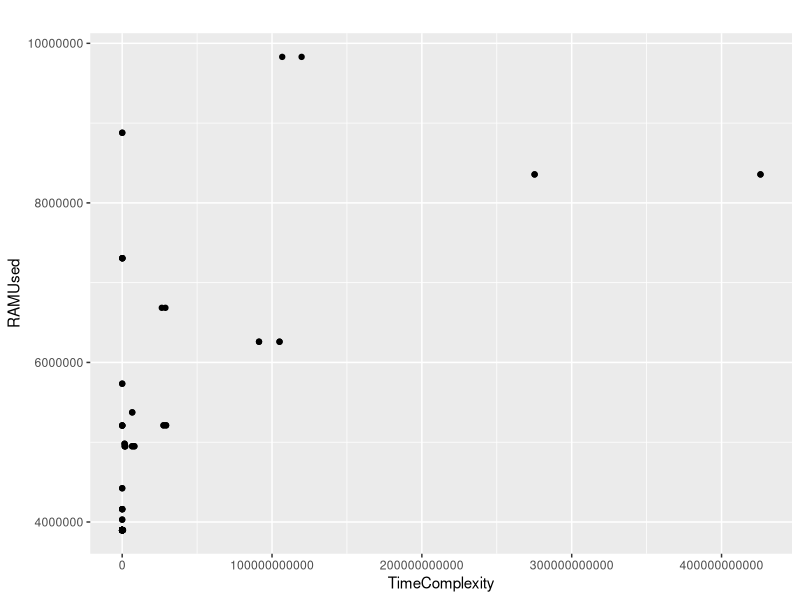
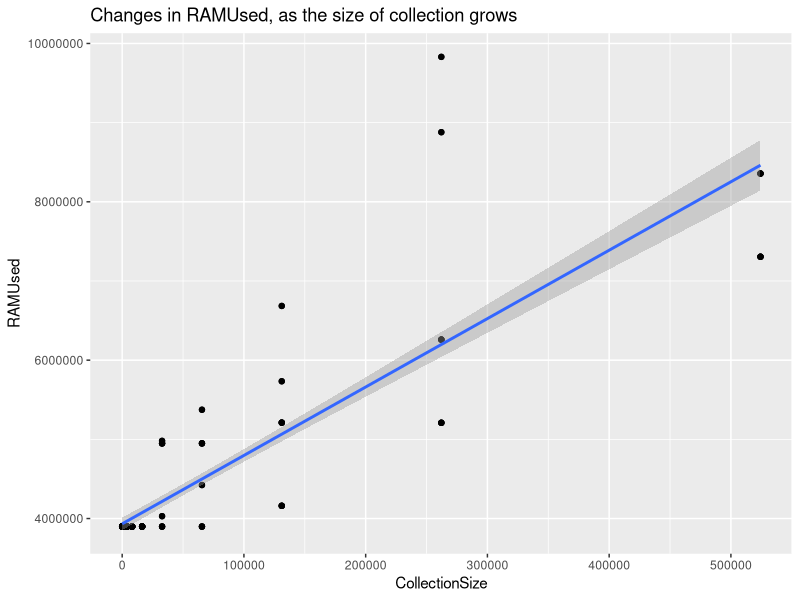
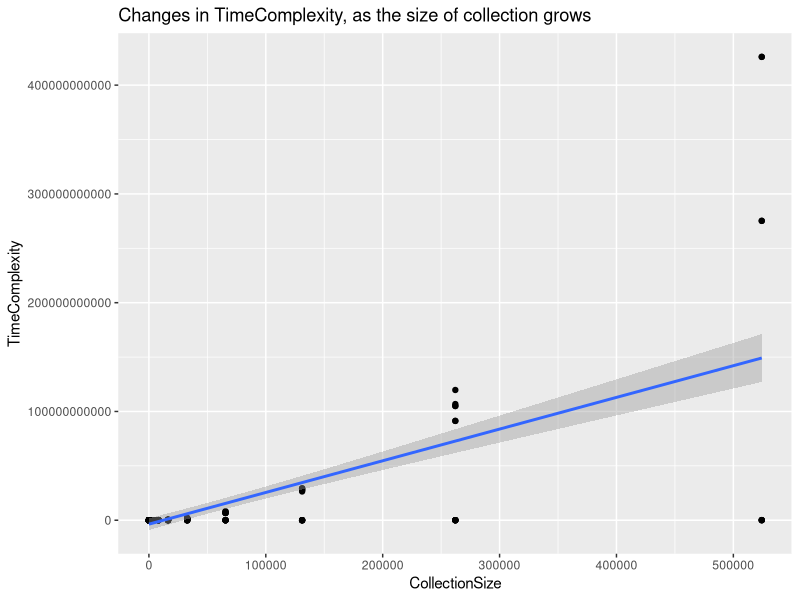
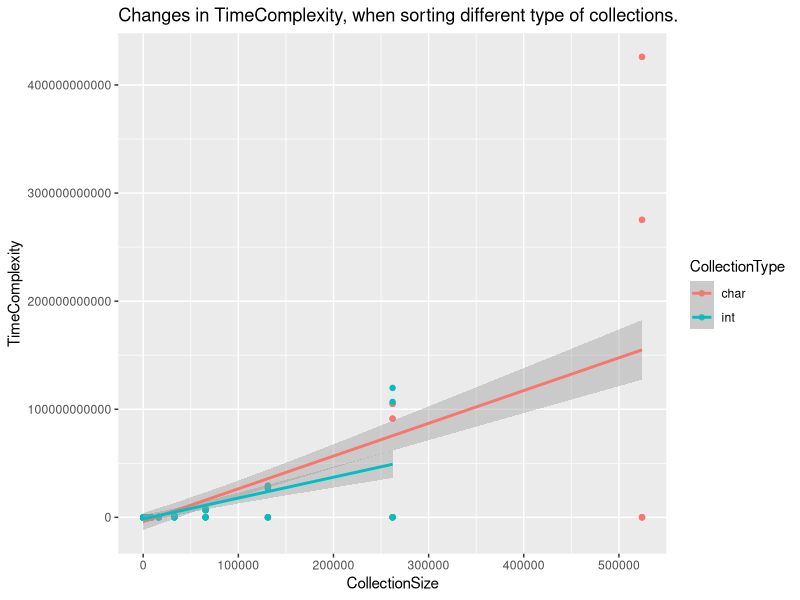
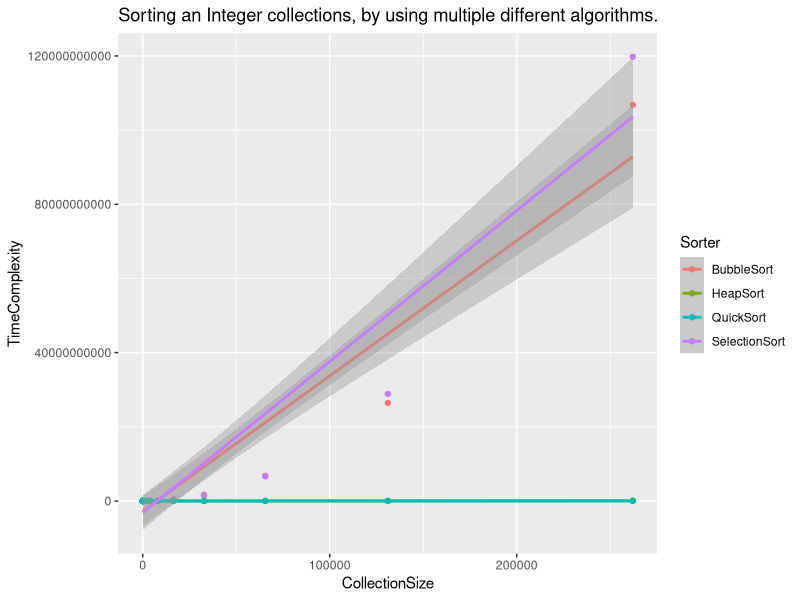
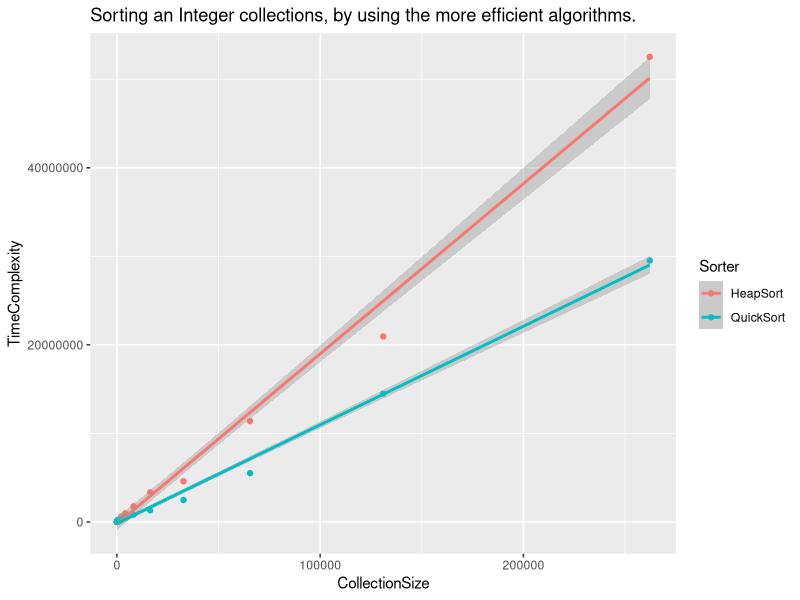
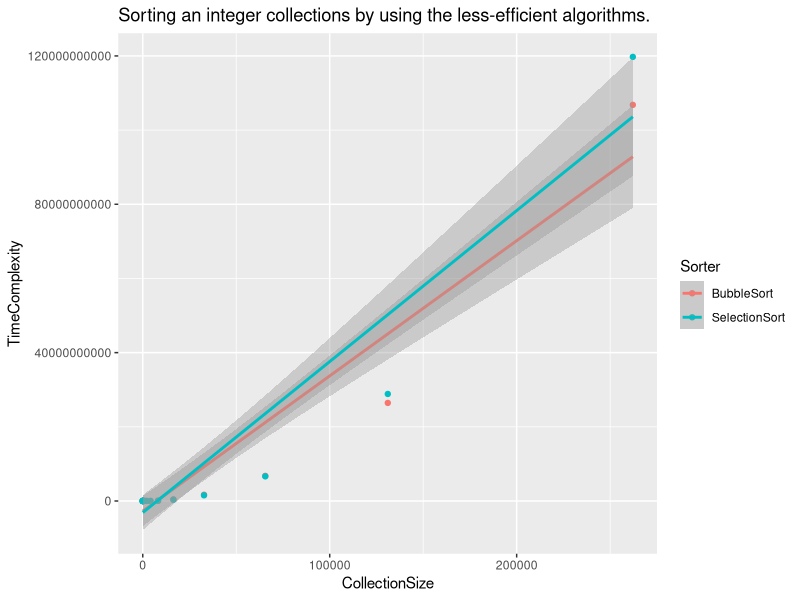
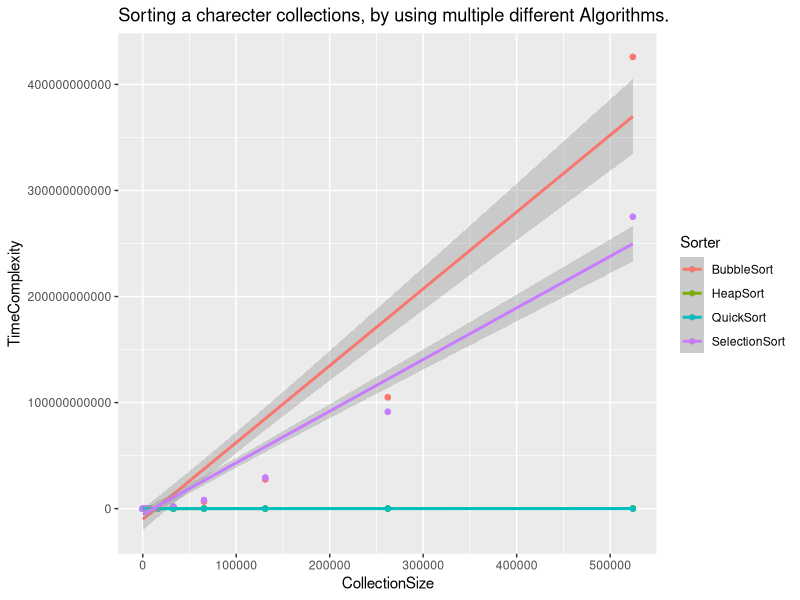

Here is the R script that generated these plots, in order:
## ---- chunk 1
library(tidyverse)
options(scipen=999)
experimentData <- read.csv("../ExperimentResults/extendedResults.csv")
## ---- chunk 2
summary(experimentData)
## ---- chunk 3
experimentData %>%
  ggplot(mapping = aes(x= TimeComplexity, y = RAMUsed)) +
  geom_point() +
  ggtitle("")
## ---- chunk 4
experimentData %>%
  ggplot(mapping = aes(x= CollectionSize, y = RAMUsed)) +
  geom_point() + 
  geom_smooth(method = "lm") +
  ggtitle("Changes in RAMUsed, as the size of collection grows")
## ---- chunk 5
experimentData %>%
  ggplot(mapping = aes(x= CollectionSize, y= TimeComplexity)) +
  geom_point() +
  geom_smooth(method = lm) +
  ggtitle("Changes in TimeComplexity, as the size of collection grows")
## ---- chunk 6
experimentData %>%
  ggplot(mapping = aes(x= CollectionSize, y= TimeComplexity, color = CollectionType)) +
  geom_point() +
  geom_smooth(method = lm) +
  ggtitle("Changes in TimeComplexity, when sorting different type of collections.")
## ---- chunk 7
experimentData %>%
  filter(CollectionType == "int") %>%
  ggplot(mapping = aes(x= CollectionSize, y= TimeComplexity, color = Sorter)) +
  geom_point() +
  geom_smooth(method = lm) +
  ggtitle("Sorting an Integer collections, by using multiple different algorithms.")
## ---- chunk 8
experimentData %>%
  filter(CollectionType == "int") %>%
  filter(Sorter == "QuickSort" | Sorter == "HeapSort") %>% 
  ggplot(mapping = aes(x= CollectionSize, y= TimeComplexity, color = Sorter)) +
  geom_point() +
  geom_smooth(method = lm) +
  ggtitle("Sorting an Integer collections, by using the more efficient algorithms.")
## ---- chunk 9
experimentData %>%
  filter(CollectionType == "int") %>%
  filter(Sorter == "BubbleSort" | Sorter == "SelectionSort") %>% 
  ggplot(mapping = aes(x= CollectionSize, y= TimeComplexity, color = Sorter)) +
  geom_point() +
  geom_smooth(method = lm) +
  ggtitle("Sorting an integer collections by using the less-efficient algorithms.")
## ---- chunk 10
experimentData %>%
  filter(CollectionType == "char") %>%
  ggplot(mapping = aes(x= CollectionSize, y= TimeComplexity, color = Sorter)) +
  geom_point() +
  geom_smooth(method = lm) +
  ggtitle("Sorting a charecter collections, by using multiple different Algorithms.")
## ---- chunk 11
experimentData %>%
  filter(CollectionType == "char") %>%
  filter(Sorter == "QuickSort" | Sorter == "HeapSort") %>% 
  ggplot(mapping = aes(x= CollectionSize, y= TimeComplexity, color = Sorter)) +
  geom_point() +
  geom_smooth(method = lm) +
  ggtitle("Sorting a charecter collections, by using the more efficient algorithms.")
## ---- chunk 12
experimentData %>%
  filter(CollectionType == "char") %>%
  filter(Sorter == "BubbleSort" | Sorter == "SelectionSort") %>% 
  ggplot(mapping = aes(x= CollectionSize, y= TimeComplexity, color = Sorter)) +
  geom_point() +
  geom_smooth(method = lm) + 
  ggtitle("Sorting a charecter collections, by using the less-efficient algorithms.")
## ---- chunk 13
experimentData %>%
  ggplot(mapping = aes(x=CollectionSize, y = RAMUsed, color = CollectionType)) +
  geom_point() +
  geom_smooth() +
  ggtitle("Changes of memory usage, when sorting collections of different type.")
## ---- chunk 14
experimentData %>%
  filter(CollectionType == "int") %>%
  ggplot(mapping = aes(x= CollectionSize, y= RAMUsed, color = Sorter)) +
  geom_point() +
  geom_smooth(method = lm) +
  ggtitle("Sorting integer collections with multiple different sorting algorithms.")
## ---- chunk 15
experimentData %>%
  filter(CollectionType == "char") %>%
  ggplot(mapping = aes(x= CollectionSize, y= RAMUsed, color = Sorter)) +
  geom_point() +
  geom_smooth(method = lm)
